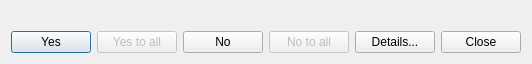
<?xml version="1.0" encoding="UTF-8"?>
<ui version="4.0">
 <class>ProjectChangedExternDialog</class>
 <widget class="QDialog" name="ProjectChangedExternDialog">
  <property name="geometry">
   <rect>
    <x>0</x>
    <y>0</y>
    <width>530</width>
    <height>62</height>
   </rect>
  </property>
  <property name="windowTitle">
   <string>Dialog</string>
  </property>
  <layout class="QVBoxLayout" name="verticalLayout">
   <item>
    <widget class="QLabel" name="dialogLabel">
     <property name="lineWidth">
      <number>2</number>
     </property>
     <property name="text">
      <string/>
     </property>
    </widget>
   </item>
   <item>
    <layout class="QHBoxLayout" name="horizontalLayout">
     <item>
      <widget class="QPushButton" name="pushButtonYes">
       <property name="toolTip">
        <string/>
       </property>
       <property name="text">
        <string>Yes</string>
       </property>
      </widget>
     </item>
     <item>
      <widget class="QPushButton" name="pushButtonYesToAll">
       <property name="enabled">
        <bool>false</bool>
       </property>
       <property name="toolTip">
        <string/>
       </property>
       <property name="text">
        <string>Yes to all</string>
       </property>
      </widget>
     </item>
     <item>
      <widget class="QPushButton" name="pushButtonNo">
       <property name="toolTip">
        <string/>
       </property>
       <property name="text">
        <string>No</string>
       </property>
      </widget>
     </item>
     <item>
      <widget class="QPushButton" name="pushButtonNoToAll">
       <property name="enabled">
        <bool>false</bool>
       </property>
       <property name="toolTip">
        <string/>
       </property>
       <property name="text">
        <string>No to all</string>
       </property>
      </widget>
     </item>
     <item>
      <widget class="QPushButton" name="pushButtonDetails">
       <property name="text">
        <string>Details...</string>
       </property>
       <property name="checkable">
        <bool>true</bool>
       </property>
      </widget>
     </item>
     <item>
      <widget class="QPushButton" name="pushButtonClose">
       <property name="toolTip">
        <string/>
       </property>
       <property name="text">
        <string>Close</string>
       </property>
      </widget>
     </item>
    </layout>
   </item>
  </layout>
 </widget>
 <resources/>
 <connections>
  <connection>
   <sender>pushButtonClose</sender>
   <signal>released()</signal>
   <receiver>ProjectChangedExternDialog</receiver>
   <slot>reject()</slot>
   <hints>
    <hint type="sourcelabel">
     <x>774</x>
     <y>129</y>
    </hint>
    <hint type="destinationlabel">
     <x>433</x>
     <y>88</y>
    </hint>
   </hints>
  </connection>
  <connection>
   <sender>pushButtonNo</sender>
   <signal>released()</signal>
   <receiver>ProjectChangedExternDialog</receiver>
   <slot>accept()</slot>
   <hints>
    <hint type="sourcelabel">
     <x>433</x>
     <y>129</y>
    </hint>
    <hint type="destinationlabel">
     <x>433</x>
     <y>88</y>
    </hint>
   </hints>
  </connection>
  <connection>
   <sender>pushButtonNoToAll</sender>
   <signal>released()</signal>
   <receiver>ProjectChangedExternDialog</receiver>
   <slot>accept()</slot>
   <hints>
    <hint type="sourcelabel">
     <x>603</x>
     <y>129</y>
    </hint>
    <hint type="destinationlabel">
     <x>433</x>
     <y>88</y>
    </hint>
   </hints>
  </connection>
  <connection>
   <sender>pushButtonYes</sender>
   <signal>released()</signal>
   <receiver>ProjectChangedExternDialog</receiver>
   <slot>accept()</slot>
   <hints>
    <hint type="sourcelabel">
     <x>92</x>
     <y>129</y>
    </hint>
    <hint type="destinationlabel">
     <x>433</x>
     <y>88</y>
    </hint>
   </hints>
  </connection>
  <connection>
   <sender>pushButtonYesToAll</sender>
   <signal>released()</signal>
   <receiver>ProjectChangedExternDialog</receiver>
   <slot>accept()</slot>
   <hints>
    <hint type="sourcelabel">
     <x>262</x>
     <y>129</y>
    </hint>
    <hint type="destinationlabel">
     <x>433</x>
     <y>88</y>
    </hint>
   </hints>
  </connection>
  <connection>
   <sender>pushButtonDetails</sender>
   <signal>toggled(bool)</signal>
   <receiver>ProjectChangedExternDialog</receiver>
   <slot>onShowDetails(bool)</slot>
   <hints>
    <hint type="sourcelabel">
     <x>393</x>
     <y>40</y>
    </hint>
    <hint type="destinationlabel">
     <x>264</x>
     <y>30</y>
    </hint>
   </hints>
  </connection>
 </connections>
 <slots>
  <slot>onShowDetails(bool)</slot>
 </slots>
</ui>
